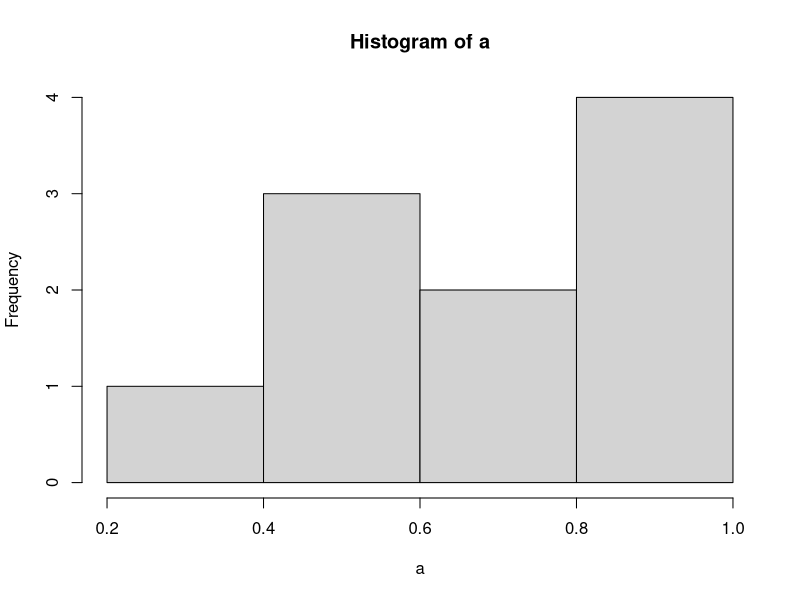
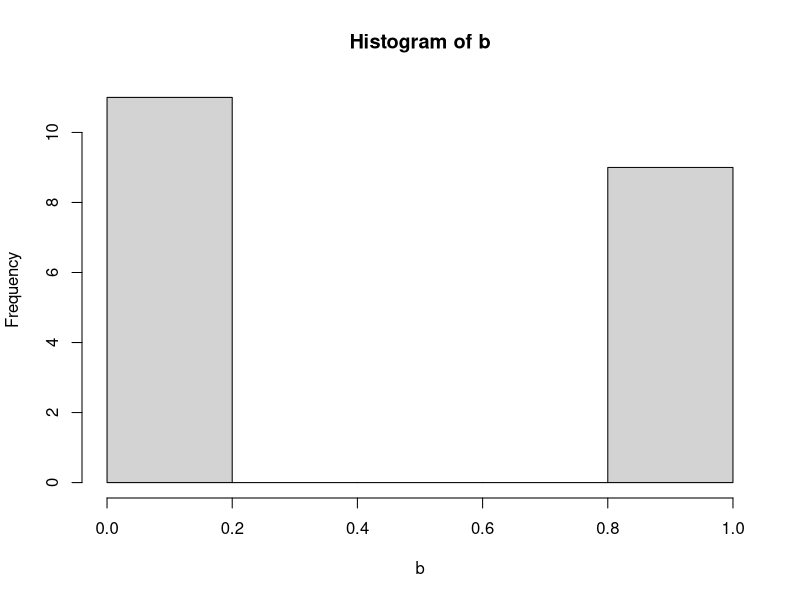
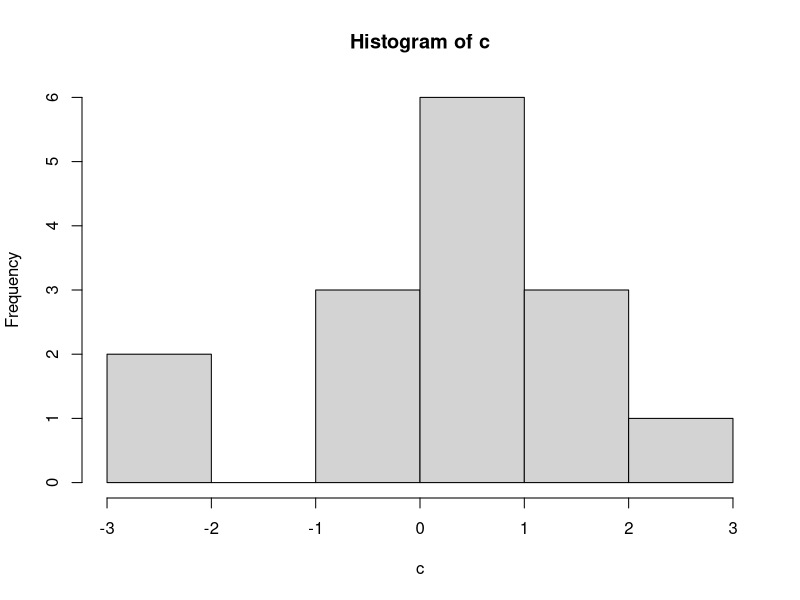
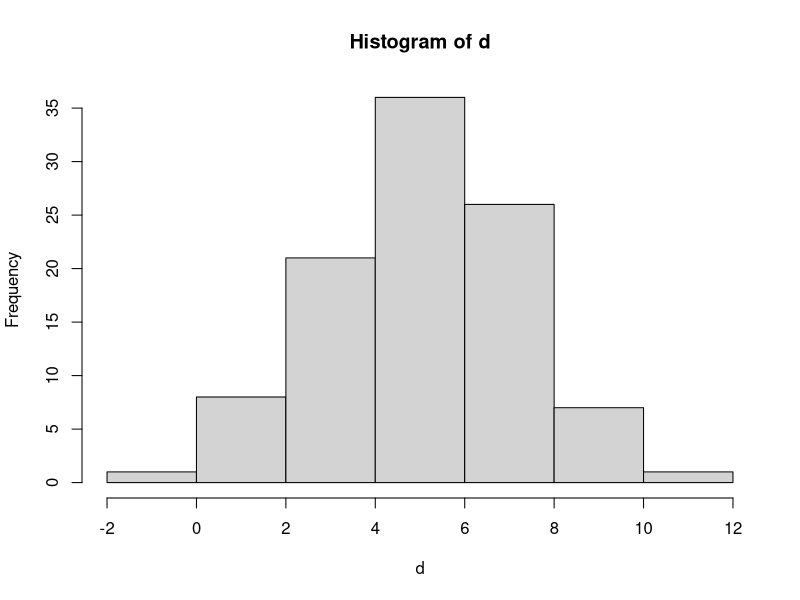
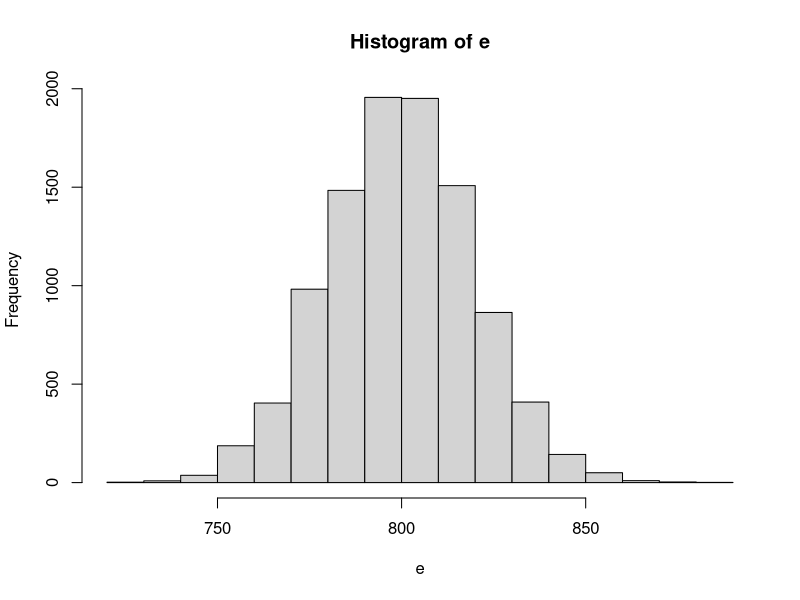
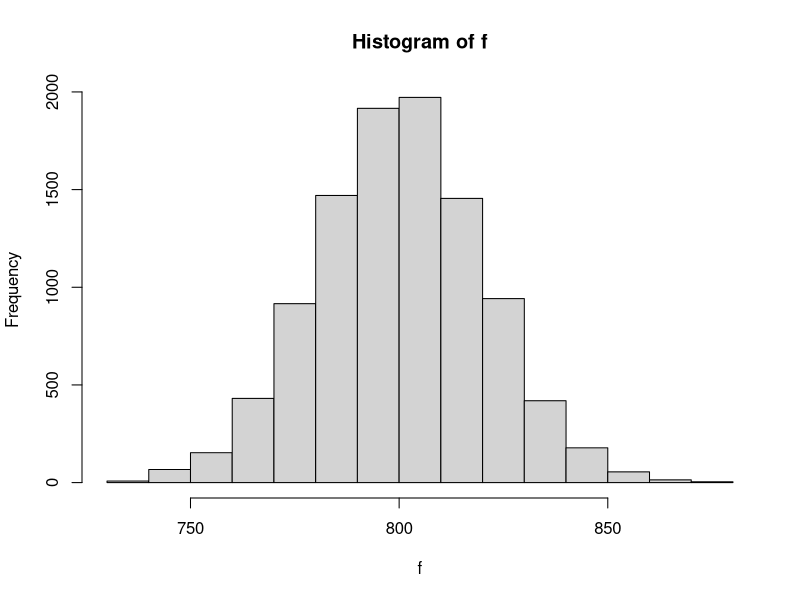
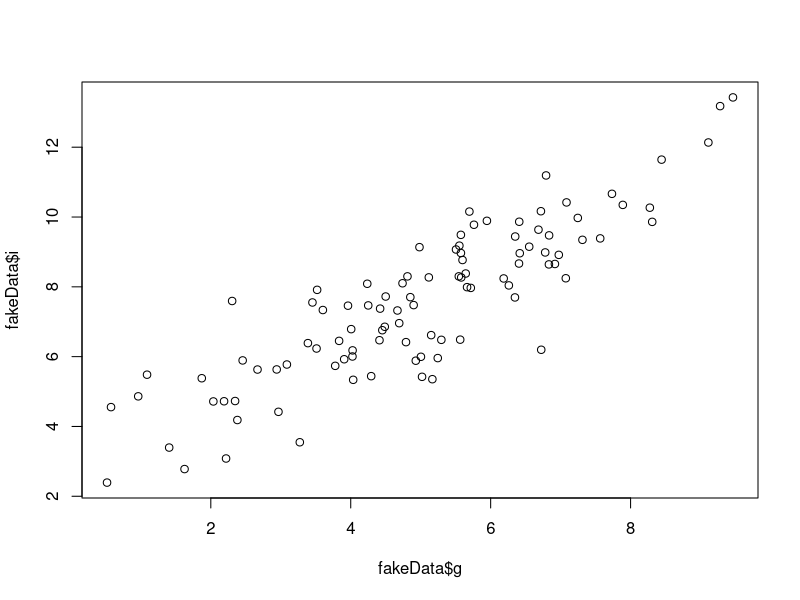
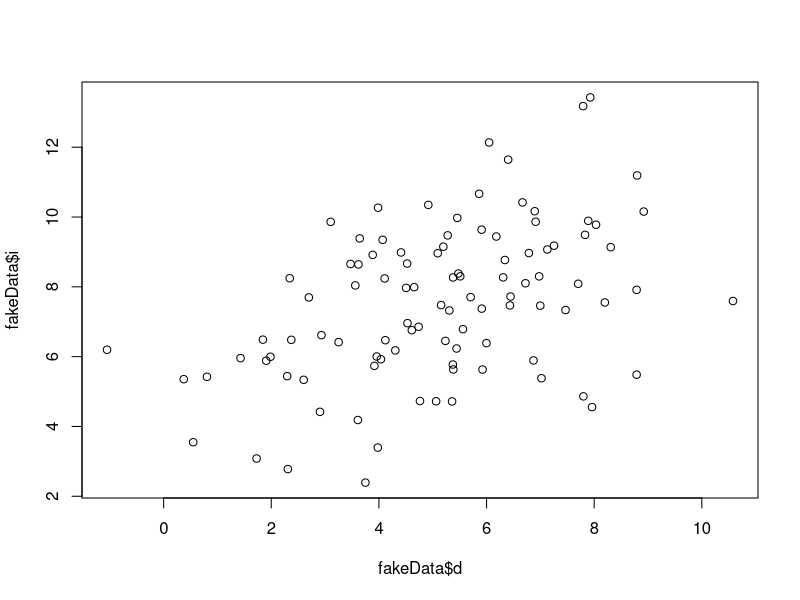

Here is the R script that generated these plots, in order:
####
######
#######
########  FIRST, SOME TIPS & HELPFUL NOTES...
#######
######
####

# Place a hashtag (or several!) before text to write yourself a note as I'm doing here
#   ALWAYS LEAVE YOURSELF NOTES! Green text = notes = the way to remember what you did later...

# Coding in R is case-sensitive!

# Run lines of code by holding down "ctrl" + "r" OR "ctrl" + "enter" on Windows; "cmd" + "return" on Mac
#   There is also a button up top that says "Run" and you can use that too :)

# ____________________________________________________________________

### Let's Create Some Fake Data!

a <- runif(10) # vector of random selection of 10 numbers from 0 to 1. 
b <- rbinom(20,1,.5) # random vector generated from a know probability of success (1) or failure (0), in this case
# with 20 elements, 1 run of the probabilistic outcome and a .5 chance of success, basically a coin flip. 
c <- rnorm(15) # random vector R generates from a standard normal distribution (mean=0, sd=1)
d <- rnorm(100, mean=5, sd=2) #vector of random selection of
# 100 numbers from standard distribution with mean=5, sd=2

hist(a)
hist(b)
hist(c)
hist(d)
summary(d)
sd(d) 

## Understanding check! Why is the mean 4.450 instead of 5? Why is the standard deviation 2.19 instead of 2? 

e <- rbinom(10000, 1600, .5)
sqrt(1600*.25)
f <- rnorm(10000, mean =800, sd = 20)

hist(e)
hist(f)

## Note that as we increase the number of trials (eg, two coin flips, which could produce 2 heads (2), 
## a heads and a tails (1), or two tails (2)) the binomial distribution converges to a normal distribution where the mean is
## the probability of success times the number of trials, and the standard deviation is the square root of the number of trials, 
## times the probability of success, times the probability of failure. sd = sqrt(n *p * (1-p)). 

## In other words, the normal distribution is the ideal type for a random process iterated across enough trials!
# ____________________________________________________________________


####
######
#######
########  Combining Fake Variables into a Fake Dataframe
#######
######
####

# Let's start with two normally distributed variables with slightly different properties
g <- rnorm(100, mean = 5, sd = 2)

fakeData <- data.frame(d,g)

# Now we're going to relate them to each other by creating a new variable.

fakeData$h <- g+d

# Let's see if we could pursuade a social scientist that these two variables are related. 

cov <- cov(fakeData$g, fakeData$h)
cov # >0 (positive), <0 (negative)

cor_1 <- cor(fakeData$d, fakeData$h)
cor_2 <- cor(fakeData$g, fakeData$h)
cor_1 # -1 (strong neg cor) to 1 (strong pos cor) 
cor_2

# Both are pretty strongly correlated! What if we wanted to fake a specific correlation? 

fakeData$i <- fakeData$g*1 + fakeData$d*.5
cov_2 <- cov(fakeData$g, fakeData$i)
cor_3 <- cor(fakeData$d, fakeData$i)
cor_4 <- cor(fakeData$g, fakeData$i)
cor_3
cor_4

# Not bad for only 100 pieces of data! 

## Understanding Check! What is equation we are using for variable assignment starting to look like? 

# ____________________________________________________________________

##
#### GRAPHING DATA WITH TWO-WAY PLOTS
##


# What would a scatterplot of these variables look like? 

plot(fakeData$g, fakeData$i)

# How about for our weaker correlation?

plot(fakeData$d, fakeData$i)

# How about for two variables that are uncorrelated? 

plot(fakeData$d, fakeData$g)


# Understanding check! What makes d and g uncorrelated? 

# ____________________________________________________________________


####
######
#######
########  PRACTICE EXERCISE
#######
######
####

# Note that there may be different code that works!

# 1) Create a variable that is negatively correlated with d, demonstrate this correlation. 

# 2) Create a variable that is negatively correlated with d and positively correlated with g, 
# demonstrate both correlations seperately

# 3) Create a variable that is negatively correlated with d and g, where this correlation is made 'noisy' 
# by the addition of another random variable (which we can think of as the error term)

